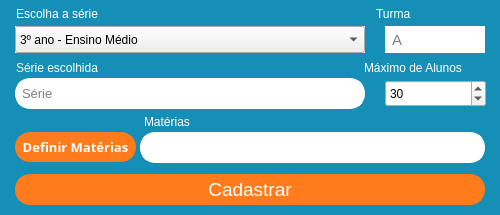
<?xml version="1.0" encoding="UTF-8"?>
<ui version="4.0">
 <class>CadastroTurma</class>
 <widget class="QMainWindow" name="CadastroTurma">
  <property name="geometry">
   <rect>
    <x>0</x>
    <y>0</y>
    <width>500</width>
    <height>215</height>
   </rect>
  </property>
  <property name="sizePolicy">
   <sizepolicy hsizetype="Maximum" vsizetype="MinimumExpanding">
    <horstretch>0</horstretch>
    <verstretch>0</verstretch>
   </sizepolicy>
  </property>
  <property name="minimumSize">
   <size>
    <width>500</width>
    <height>215</height>
   </size>
  </property>
  <property name="maximumSize">
   <size>
    <width>500</width>
    <height>215</height>
   </size>
  </property>
  <property name="windowTitle">
   <string>Cadastrar Turma</string>
  </property>
  <property name="styleSheet">
   <string notr="true"/>
  </property>
  <property name="tabShape">
   <enum>QTabWidget::Rounded</enum>
  </property>
  <property name="dockNestingEnabled">
   <bool>false</bool>
  </property>
  <widget class="QWidget" name="centralwidget">
   <property name="styleSheet">
    <string notr="true">#centralwidget {
background-color:  rgb(21, 143, 181);
}</string>
   </property>
   <widget class="QComboBox" name="cbSerie">
    <property name="geometry">
     <rect>
      <x>15</x>
      <y>26</y>
      <width>350</width>
      <height>27</height>
     </rect>
    </property>
    <property name="autoFillBackground">
     <bool>true</bool>
    </property>
    <property name="styleSheet">
     <string notr="true"/>
    </property>
    <item>
     <property name="text">
      <string>3º ano - Ensino Médio</string>
     </property>
    </item>
    <item>
     <property name="text">
      <string>2º ano - Ensino Médio</string>
     </property>
    </item>
    <item>
     <property name="text">
      <string>1º ano - Ensino Médio</string>
     </property>
    </item>
    <item>
     <property name="text">
      <string>Outro</string>
     </property>
    </item>
   </widget>
   <widget class="QLabel" name="lblEscolha">
    <property name="geometry">
     <rect>
      <x>16</x>
      <y>2</y>
      <width>181</width>
      <height>23</height>
     </rect>
    </property>
    <property name="styleSheet">
     <string notr="true">font: 75 10pt &quot;Malgun Gothic&quot;;
color:#fff;</string>
    </property>
    <property name="text">
     <string>Escolha a série</string>
    </property>
   </widget>
   <widget class="QLabel" name="lblTurma">
    <property name="geometry">
     <rect>
      <x>376</x>
      <y>2</y>
      <width>117</width>
      <height>23</height>
     </rect>
    </property>
    <property name="styleSheet">
     <string notr="true">font: 75 10pt &quot;Malgun Gothic&quot;;
color:#fff;</string>
    </property>
    <property name="text">
     <string>Turma</string>
    </property>
   </widget>
   <widget class="QLabel" name="lblMax">
    <property name="geometry">
     <rect>
      <x>364</x>
      <y>56</y>
      <width>135</width>
      <height>23</height>
     </rect>
    </property>
    <property name="styleSheet">
     <string notr="true">font: 75 10pt &quot;Malgun Gothic&quot;;
color:#fff;</string>
    </property>
    <property name="text">
     <string>Máximo de Alunos</string>
    </property>
   </widget>
   <widget class="QSpinBox" name="spinMax">
    <property name="geometry">
     <rect>
      <x>385</x>
      <y>80</y>
      <width>101</width>
      <height>27</height>
     </rect>
    </property>
    <property name="value">
     <number>30</number>
    </property>
   </widget>
   <widget class="QLineEdit" name="lineGrupo">
    <property name="geometry">
     <rect>
      <x>385</x>
      <y>26</y>
      <width>100</width>
      <height>27</height>
     </rect>
    </property>
    <property name="sizePolicy">
     <sizepolicy hsizetype="Expanding" vsizetype="Maximum">
      <horstretch>0</horstretch>
      <verstretch>0</verstretch>
     </sizepolicy>
    </property>
    <property name="minimumSize">
     <size>
      <width>20</width>
      <height>0</height>
     </size>
    </property>
    <property name="maximumSize">
     <size>
      <width>16777215</width>
      <height>35</height>
     </size>
    </property>
    <property name="font">
     <font>
      <pointsize>11</pointsize>
     </font>
    </property>
    <property name="styleSheet">
     <string notr="true">QLineEdit { 
border: 5px solid white;
border-radius: 15px;
background-color: rgb(255, 255, 255);
}</string>
    </property>
    <property name="text">
     <string/>
    </property>
    <property name="placeholderText">
     <string>A</string>
    </property>
    <property name="clearButtonEnabled">
     <bool>true</bool>
    </property>
   </widget>
   <widget class="QLineEdit" name="lineSerie">
    <property name="geometry">
     <rect>
      <x>15</x>
      <y>78</y>
      <width>350</width>
      <height>31</height>
     </rect>
    </property>
    <property name="sizePolicy">
     <sizepolicy hsizetype="Expanding" vsizetype="Maximum">
      <horstretch>0</horstretch>
      <verstretch>0</verstretch>
     </sizepolicy>
    </property>
    <property name="minimumSize">
     <size>
      <width>20</width>
      <height>0</height>
     </size>
    </property>
    <property name="maximumSize">
     <size>
      <width>16777215</width>
      <height>35</height>
     </size>
    </property>
    <property name="font">
     <font>
      <pointsize>10</pointsize>
     </font>
    </property>
    <property name="styleSheet">
     <string notr="true">QLineEdit { 
border: 5px solid white;
border-radius: 15px;
background-color: rgb(255, 255, 255);
}</string>
    </property>
    <property name="text">
     <string/>
    </property>
    <property name="readOnly">
     <bool>true</bool>
    </property>
    <property name="placeholderText">
     <string notr="true">Série</string>
    </property>
    <property name="clearButtonEnabled">
     <bool>true</bool>
    </property>
   </widget>
   <widget class="QPushButton" name="btnCadastrar">
    <property name="geometry">
     <rect>
      <x>15</x>
      <y>174</y>
      <width>470</width>
      <height>31</height>
     </rect>
    </property>
    <property name="font">
     <font>
      <pointsize>14</pointsize>
      <weight>50</weight>
      <italic>false</italic>
      <bold>false</bold>
     </font>
    </property>
    <property name="styleSheet">
     <string notr="true">border: 2px solid rgb(255, 123, 28);
border-radius: 15px;
background-color: rgb(255, 123, 28);
color: #fff;</string>
    </property>
    <property name="text">
     <string>Cadastrar</string>
    </property>
   </widget>
   <widget class="QLabel" name="lblEscolha_2">
    <property name="geometry">
     <rect>
      <x>16</x>
      <y>56</y>
      <width>181</width>
      <height>23</height>
     </rect>
    </property>
    <property name="styleSheet">
     <string notr="true">font: 75 10pt &quot;Malgun Gothic&quot;;
color:#fff;</string>
    </property>
    <property name="text">
     <string>Série escolhida</string>
    </property>
   </widget>
   <widget class="QPushButton" name="btnMaterias">
    <property name="geometry">
     <rect>
      <x>15</x>
      <y>132</y>
      <width>121</width>
      <height>30</height>
     </rect>
    </property>
    <property name="sizePolicy">
     <sizepolicy hsizetype="Maximum" vsizetype="Expanding">
      <horstretch>0</horstretch>
      <verstretch>0</verstretch>
     </sizepolicy>
    </property>
    <property name="font">
     <font>
      <family>Noto Sans</family>
      <pointsize>10</pointsize>
      <weight>75</weight>
      <italic>false</italic>
      <bold>true</bold>
     </font>
    </property>
    <property name="focusPolicy">
     <enum>Qt::StrongFocus</enum>
    </property>
    <property name="layoutDirection">
     <enum>Qt::LeftToRight</enum>
    </property>
    <property name="styleSheet">
     <string notr="true">
border: 2px solid rgb(255, 123, 28);
border-radius: 15px;
background-color: rgb(255, 123, 28);
box-shadow: 5px -9px 3px #000;
color: #fff;
</string>
    </property>
    <property name="text">
     <string>Definir Matérias</string>
    </property>
   </widget>
   <widget class="QLineEdit" name="lineMaterias">
    <property name="geometry">
     <rect>
      <x>140</x>
      <y>132</y>
      <width>345</width>
      <height>31</height>
     </rect>
    </property>
    <property name="styleSheet">
     <string notr="true">QLineEdit { 
border: 5px solid white;
border-radius: 15px;
background-color: rgb(255, 255, 255);
}</string>
    </property>
    <property name="readOnly">
     <bool>true</bool>
    </property>
   </widget>
   <widget class="QLabel" name="lblMateria">
    <property name="geometry">
     <rect>
      <x>144</x>
      <y>110</y>
      <width>55</width>
      <height>23</height>
     </rect>
    </property>
    <property name="styleSheet">
     <string notr="true">font: 25 10pt &quot;Malgun Gothic Semilight&quot;;
color: #fff;</string>
    </property>
    <property name="text">
     <string>Matérias</string>
    </property>
   </widget>
   <zorder>lblEscolha</zorder>
   <zorder>lblTurma</zorder>
   <zorder>lblMax</zorder>
   <zorder>cbSerie</zorder>
   <zorder>spinMax</zorder>
   <zorder>lineGrupo</zorder>
   <zorder>lineSerie</zorder>
   <zorder>btnCadastrar</zorder>
   <zorder>lblEscolha_2</zorder>
   <zorder>btnMaterias</zorder>
   <zorder>lineMaterias</zorder>
   <zorder>lblMateria</zorder>
  </widget>
 </widget>
 <resources/>
 <connections/>
</ui>
